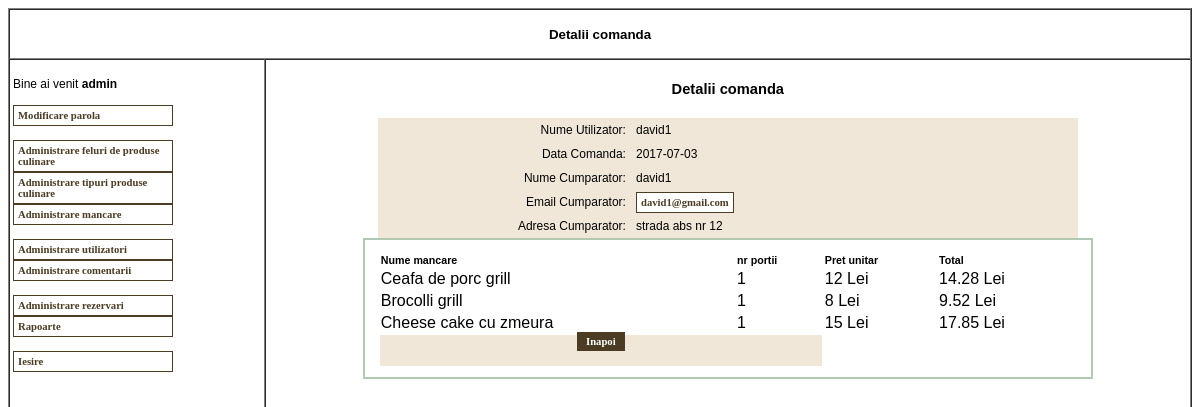
The app's page /admin/detaliicomanda.php?intIdComanda=6 (signed in) with its own data.
### tables this page shows
CREATE TABLE `tcomenzi` (
  `fIdComanda` int(11) UNSIGNED NOT NULL,
  `fIdUtilizator` int(11) UNSIGNED NOT NULL DEFAULT '0',
  `fIdCupon` int(11) DEFAULT NULL,
  `fNumeCumparator` varchar(100) DEFAULT NULL,
  `fEmailCumparator` varchar(100) DEFAULT NULL,
  `fAdresaCumparator` text,
  `fDataComanda` date DEFAULT NULL
);

CREATE TABLE `tutilizatori` (
  `fIdUtilizator` int(11) UNSIGNED NOT NULL,
  `fNumeUtilizator` varchar(32) NOT NULL DEFAULT '',
  `fParola` varchar(32) NOT NULL DEFAULT '',
  `fEmail` varchar(150) NOT NULL DEFAULT '',
  `fAdresa` text,
  `fDataInregistrare` date DEFAULT NULL
);

CREATE TABLE `tprodusecomenzi` (
  `fIdArticol` int(11) UNSIGNED NOT NULL,
  `fIdComanda` int(11) DEFAULT NULL,
  `fIdProdus` int(11) DEFAULT NULL,
  `fCantitate` int(11) DEFAULT NULL
);

CREATE TABLE `tproduse` (
  `fIdProdus` int(11) UNSIGNED NOT NULL,
  `fIdSubcategorie` int(11) UNSIGNED NOT NULL DEFAULT '0',
  `fNumeProdus` varchar(255) NOT NULL DEFAULT '',
  `fCodProdus` varchar(50) DEFAULT NULL,
  `fImagine` varchar(100) DEFAULT NULL,
  `fDescriere` varchar(255) DEFAULT NULL,
  `fPret` varchar(50) NOT NULL DEFAULT '0'
);

### admin/detaliicomanda.php (the view, shortened to what this page needs)
<?php
	include_once("../include/adminfunctions.inc.php");
?>
<html>
	<head>
		<link rel="stylesheet" href="../css/admin.css" type="text/css">
	</head>
	<body>
		<table cellpadding="0" cellspacing="0" border="1" width="100%" height="100%">
			<tr style="height: 50px; width: 100%;">
				<td colspan="2" style="font-weight: bold; text-align: center; height: 50px; width: 100%; font-family: Tahoma, Verdana, Arial; font-size: 10pt;">Detalii comanda</td>
			</tr>
			<tr>
				<td style="width: 200px;" valign="top">
				</td>
				<td style="width: 700px;" valign="top" align="center">
					<table cellpadding="5" cellspacing="0" border="0" width="700" class="modelspecs">
						<tr>
							<td align="center" colspan="2" style="font-family: Tahoma, Verdana, Arial; font-weight: bold; font-size: 11pt;"><br>Detalii comanda<br><br></td>
						</tr>
						<?php
							$intIdComanda = $_GET['intIdComanda'];
							$strSQL = "SELECT tcomenzi.*, tutilizatori.fNumeUtilizator FROM tcomenzi, tutilizatori WHERE tcomenzi.fIdUtilizator=tutilizatori.fIdUtilizator AND tcomenzi.fIdComanda=$intIdComanda";
							$result = mysql_query($strSQL);
							$row = mysql_fetch_array($result);
							$strNumeUtilizator = $row['fNumeUtilizator'];
							$strDataComanda = $row['fDataComanda'];
							$strNumeCumparator = $row['fNumeCumparator'];
							$strEmailCumparator = $row['fEmailCumparator'];
							$strAdresaCumparator = $row['fAdresaCumparator'];
						?>
						<tr bgcolor="#F0E7D8">
							<td align="right" width="250">Nume Utilizator:</td>
							<td width="450"><?php echo $strNumeUtilizator; ?></td>
						</tr>
						<tr bgcolor="#F0E7D8">
							<td align="right" width="250">Data Comanda:</td>
							<td width="450"><?php echo $strDataComanda; ?></td>
						</tr>
						<tr bgcolor="#F0E7D8">
							<td align="right" width="250">Nume Cumparator:</td>
							<td width="450"><?php echo $strNumeCumparator; ?></td>
						</tr>
						<tr bgcolor="#F0E7D8">
							<td align="right" width="250">Email Cumparator:</td>
							<td width="450"><a class="genLinkReverse" href="mailto:<?php echo $strEmailCumparator; ?>"><?php echo $strEmailCumparator; ?></a></td>
						</tr>
						<tr bgcolor="#F0E7D8">
							<td align="right" width="250" valign="top">Adresa Cumparator:</td>
							<td width="450"><?php echo nl2br($strAdresaCumparator); ?></td>
						</tr>
						<?php
							$strSQL = "SELECT tprodusecomenzi.*, tproduse.fNumeProdus, tproduse.fPret FROM tprodusecomenzi, tproduse WHERE tprodusecomenzi.fIdProdus=tproduse.fIdProdus AND tprodusecomenzi.fIdComanda=$intIdComanda";
							$result = mysql_query($strSQL);
							$itemsno = mysql_num_rows($result);
							if ($itemsno > 0) {
								echo "<table style=\"width: 700px; background-color: #FFFFFF; border: 2px #B1C9B1 solid; font-size: 8pt; font-family: Verdana, Tahoma, Arial;\"><tr><td>\n";
								echo "<fieldset style=\"border: 0px;\">\n";
								echo "<table style=\"width: 700px; border: 0px;\"><tr><td>\n";
								echo "<tr style=\"font-size: 8pt; font-weight: bold;\">\n";
								echo "<td>Nume mancare</td>\n";
								echo "<td>nr portii</td>\n";
								echo "<td>Pret unitar</td>\n";
								echo "<td>Total</td>\n";
								echo "</tr>\n";
								$intIndex = 1;
								while ($row = mysql_fetch_array($result)) {
									$intIndex = 3 - $intIndex;
									$strNumeProdus = $row['fNumeProdus'];
									$intCantitate = $row['fCantitate'];
										$intPret = $row['fPret'];
									$intTotalProdus = ($intPret * 1.19) * $intCantitate;
									if ($intIndex == 1) {
										echo "<tr class=\"cartrow1\">\n";
									} else {
										echo "<tr class=\"cartrow2\">\n";
									}
									echo "<td style=\"text-align: left;\">$strNumeProdus</td>\n";
									echo "<td>$intCantitate</td>\n";
									echo "<td>$intPret Lei</td>\n";
									echo "<td>$intTotalProdus Lei</td>\n";
									echo "</tr>\n";
								}
							}
						?>
						<tr bgcolor="#F0E7D8">
							<td align="center" colspan="2">
								<a href="comenzi.php" class="genLink" style="width: 100px;"> &nbsp; Inapoi &nbsp; </a><br><br>								</td>
						</tr>
					</table>
				</td>
			</tr>
		</table>
	</body>
</html>

### css/admin.css (style rules this page uses)
.modelspecs { font-family: Tahoma, Verdana, Arial; font-size: 9pt; color: #000000; }
a.genLink { text-decoration: none; font-family: Tahoma, Verdana; font-size: 8pt; color: #FFFFFF; background-color: #4B3C23; font-weight: bold; padding: 4px; }
a.genLinkReverse { text-decoration: none; font-family: Tahoma, Verdana; font-size: 8pt; color: #4B3C23; background-color: #FFFFFF; font-weight: bold; padding: 4px; border: 1px solid #4B3C23; }

### records on screen
tcomenzi: tutilizatori.fNumeUtilizator "david1", fDataComanda "2017-07-03", fNumeCumparator "david1", fEmailCumparator "david1@gmail.com", fAdresaCumparator "strada abs nr 12"
tprodusecomenzi: tproduse.fNumeProdus "Ceafa de porc grill", fCantitate "1", tproduse.fPret "12", fCantitate.fPret "14.28"
tprodusecomenzi: tproduse.fNumeProdus "Brocolli grill", fCantitate "1", tproduse.fPret "8", fCantitate.fPret "9.52"
tprodusecomenzi: tproduse.fNumeProdus "Cheese cake cu zmeura", fCantitate "1", tproduse.fPret "15", fCantitate.fPret "17.85"

### other values on screen
$strUsername "admin"
